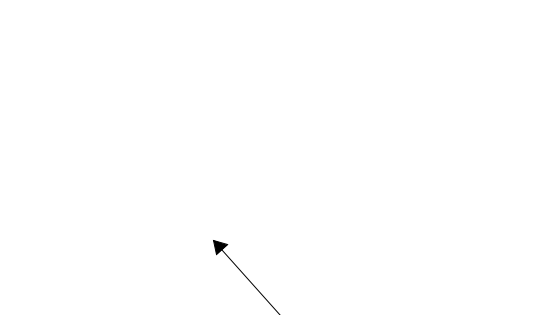
Frame 1 (no input)
Frame 60 (the mouse pressed at the canvas centre just before this capture): identical to frame 1, image omitted
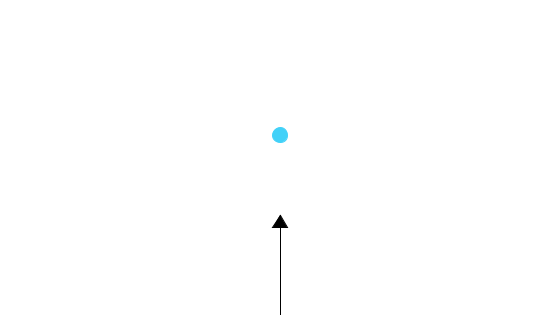
Frame 120 (the mouse held since frame 60 and released just before this capture)

The Processing sketch that drew these frames (run headless with seeded random() and noise(); from frame 60 on, the mouse is pressed at the canvas centre):

// Processing sketch: Bubble_shooter
// ── Bubble_shooter.pde
ArrayList<Projectile> projectiles = new ArrayList<Projectile>(); // Lista de proyectiles
float cy, cx;
color c = color(66, 209,248);
float r = 15;
float v = 1;

void setup() {
  size(560, 315);
  cy = height;
  cx = width / 2; 
}

void draw() {
  background(255);
  
  float arrowLength = 100; // Longitud fija de la flecha
  
  // Calcula la dirección hacia el mouse
  float angle = atan2(mouseY - cy, mouseX - cx);
  
  // Calcula el punto final manteniendo la longitud constante
  float x2 = cx + arrowLength * cos(angle);
  float y2 = cy + arrowLength * sin(angle);
  fill(0,0,0);
  stroke(0,0,0); 
  drawArrow(cx, cy, x2, y2);
  
  // Dibujar y actualizar los proyectiles
  for (int i = projectiles.size() - 1; i >= 0; i--) {
    Projectile p = projectiles.get(i);
    p.update();
    p.display();
    
    // Elimina los proyectiles que salen de la pantalla
    if (p.isOffScreen()) {
      projectiles.remove(i);
    }
  }
}

void drawArrow(float x1, float y1, float x2, float y2) {
  line(x1, y1, x2, y2);
  
  float arrowSize = 15;
  float angle = atan2(y2 - y1, x2 - x1);
  float x3 = x2 - arrowSize * cos(angle - PI / 6);
  float y3 = y2 - arrowSize * sin(angle - PI / 6);
  float x4 = x2 - arrowSize * cos(angle + PI / 6);
  float y4 = y2 - arrowSize * sin(angle + PI / 6);
  
  triangle(x2, y2, x3, y3, x4, y4);
}

void mousePressed() {
  float angle = atan2(mouseY - cy, mouseX - cx);
  projectiles.add(new Projectile(cx, cy, angle));
}

class Projectile {
  float x, y, speed, angle;
  
  Projectile(float startX, float startY, float angle) {
    this.x = startX;
    this.y = startY;
    this.angle = angle;
    this.speed = 3;
  }
  
  void update() {
    x += speed * cos(angle);
    y += speed * sin(angle);
  }
  
  void display() {
    fill(c);
    stroke(c); 
    ellipse(x, y, r,r);
  }
  
  boolean isOffScreen() {
    return x < 0 || x > width || y < 0 || y > height;
  }
}
